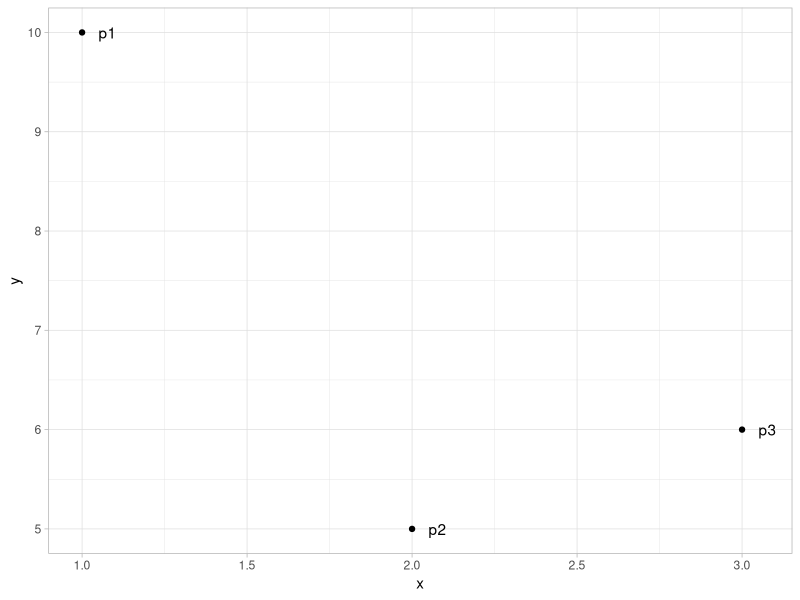

R code for this plot:
## ---- chunk 1
knitr::opts_chunk$set(echo = TRUE)
## ---- chunk 2
library(tibble)
library(dplyr)
library(ggplot2)
## ---- chunk 3
df <- tibble(
  x = c(1, 2, 3),
  y = c(10, 5, 6),
)
## ---- chunk 4
p1 <- df[1, ]
p2 <- df[2, ]

d12 <- sqrt((p1$x - p2$x)^2 + (p1$y - p2$y)^2)
## ---- chunk 5
d <- dist(df, method = "euclidean")
d <- as.matrix(d)
d
## ---- chunk 6
df %>%
  mutate(name = paste0("p", 1:nrow(df))) %>%
  ggplot(aes(x = x, y = y, label = name)) +
    geom_point() + 
    geom_text(hjust = 0, nudge_x = 0.05) +
    theme_light()
## ---- chunk 7
s <- scale(df)
as.tibble(s)
